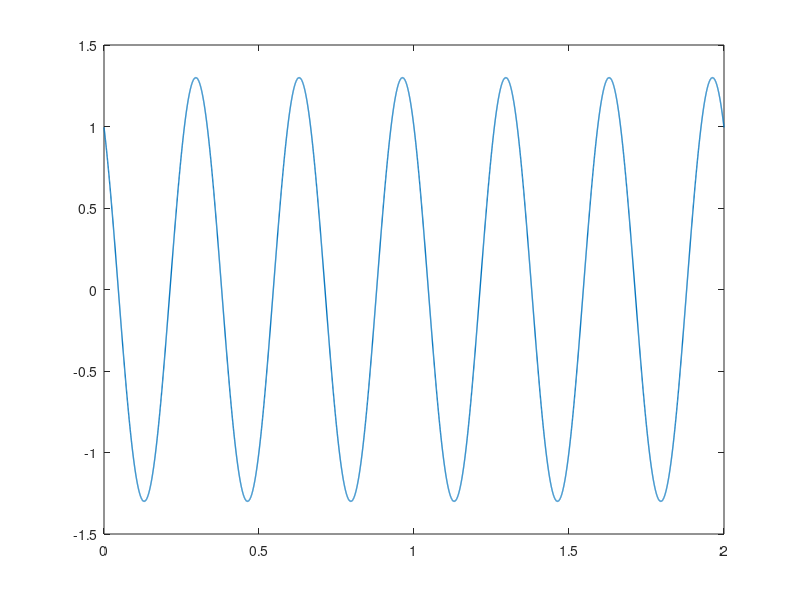

MATLAB code for this plot: (Note: this script raises an error after producing the figure.)
%HW1_M2_07  Exercise M2.7
%   Verify experimentally that the family of continuous-time sinusoids of
%   Eq. (2.65),
%
%       x_{a,k}(t) = A*cos( +/-(Om_o*t + phi) + k*Om_T*t ),  k = 0,+/-1,+/-2,...
%
%   all lead to the SAME sampled signal x[n] = A*cos(Om_o*T*n + phi),
%   where Om_T = 2*pi/T is the sampling frequency.
%
%   Proof (Eq. 2.66):
%       x_{a,k}(nT) = A*cos( (Om_o + k*Om_T) n T + phi )
%                   = A*cos( Om_o*n*T + phi + 2*pi*k*n )
%                   = A*cos( Om_o*n*T + phi )          since k*n is an integer.
%   The minus sign works too, because cosine is even.

clc; close all;

A    = 1.3;
phi  = 0.7;
T    = 0.05;                  % sampling period, s   -> 20 Hz sampling rate
Om_T = 2*pi/T;                % sampling frequency, rad/s
Om_o = 2*pi*3;                % 3 Hz baseband sinusoid

n    = 0:40;
tn   = n*T;
t    = 0:T/200:max(tn);       % dense grid for the continuous-time curves
ref  = A*cos(Om_o*tn + phi);  % the reference sequence (k = 0)

figure('Name','M2.7  Eq. (2.65)','Position',[70 110 980 560]);
klist = [0 1 2 -1];
sgn   = [1 1 1 -1];           % last one exercises the "-" branch of (2.65)
leg   = cell(1,numel(klist));
for i = 1:numel(klist)
    k  = klist(i);  s = sgn(i);
    xa = @(tt) A*cos( s*(Om_o*tt + phi) + k*Om_T*tt );
    plot(t, xa(t), 'LineWidth', 1.0); hold on
    err = max(abs(xa(tn) - ref));
    leg{i} = sprintf('k = %+d, sign %+d   (max sample error %.2e)', k, s, err);
    fprintf('k = %+d, sign %+d : max |x_{a,k}(nT) - x[n]| = %.3e  -> %s\n', ...
            k, s, err, ternary(err<1e-10,'identical','DIFFERENT'));
end
stem(tn, ref, 'ko', 'filled', 'MarkerSize', 4, 'LineWidth', 1.0);
hold off; grid on; xlim([0 10*T]);
xlabel('Time t (s)'); ylabel('Amplitude');
legend([leg, {'common sampled sequence x[n]'}], ...
       'Location','southoutside');
title(sprintf(['Distinct continuous-time sinusoids of Eq. (2.65) ' ...
               'sharing one sampled sequence  (f_s = %g Hz)'], 1/T));

%% the frequencies involved, in Hz
fprintf('\nsampling rate            : %g Hz\n', 1/T);
fprintf('baseband frequency       : %g Hz\n', Om_o/(2*pi));
fprintf('aliases (k = -2..2)      : ');
fprintf('%g ', (Om_o + klist*Om_T)/(2*pi)); fprintf('Hz\n');
fprintf(['\nEvery one of these continuous-time signals is a different ' ...
         'function of t,\nbut they agree exactly at t = nT.\n']);

function s = ternary(c,a,b)
if c, s = a; else, s = b; end
end
